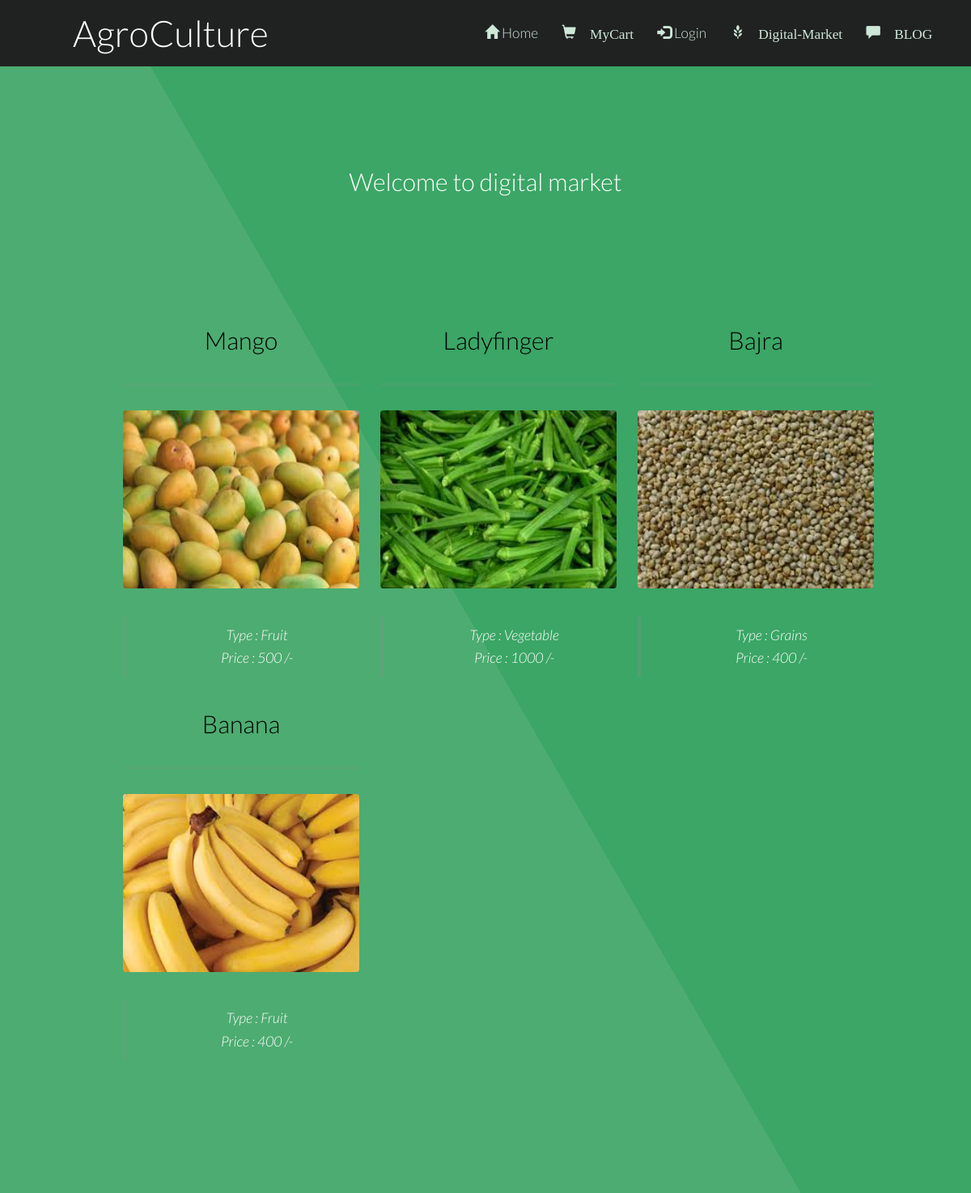
/productMenu.php, run on the app's committed database.
### tables this page shows
CREATE TABLE `fproduct` (
  `fid` int(255) NOT NULL,
  `pid` int(255) NOT NULL,
  `product` varchar(255) NOT NULL,
  `pcat` varchar(255) NOT NULL,
  `pinfo` varchar(255) NOT NULL,
  `price` float NOT NULL,
  `pimage` varchar(255) NOT NULL DEFAULT 'blank.png',
  `picStatus` int(10) NOT NULL DEFAULT 0
);

### productMenu.php (the view, shortened to what this page needs)
<?php
	require 'db.php';
?>
<!DOCTYPE html>
<html lang="en">
	<head>
		<link href="bootstrap\css\bootstrap.min.css" rel="stylesheet">
		<link rel="stylesheet" href="login.css"/>
	</head>
	<body class>
		<?php
			require 'menu.php';
		?>
			<section id="main" class="wrapper style1 align-center" >
				<div class="container">
						<h2>Welcome to digital market</h2>
				<section id="two" class="wrapper style2 align-center">
				<div class="container">
				<?php
					if(!isset($_GET['type']) OR $_GET['type'] == "all")
					{
					 	$sql = "SELECT * FROM fproduct WHERE 1";
					}
					$result = mysqli_query($conn, $sql);
					?>
					<div class="row">
					<?php
						while($row = $result->fetch_array()):
							$picDestination = "images/productImages/".$row['pimage'];
						?>
							<div class="col-md-4">
							<section>
							<strong><h2 class="title" style="color:black; "><?php echo $row['product'].'';?></h2></strong>
							<a href="review.php?pid=<?php echo $row['pid'] ;?>" > <img class="image fit" src="<?php echo $picDestination;?>" height="220px;"  /></a>
							<div style="align: left">
							<blockquote><?php echo "Type : ".$row['pcat'].'';?><br><?php echo "Price : ".$row['price'].' /-';?><br></blockquote>
						</section>
						</div>
						<?php endwhile;	?>
					</div>
			</section>
			</section>
	</body>
</html>

### menu.php
<?php
	if(isset($_SESSION['logged_in']) AND $_SESSION['logged_in'] == 1)
	{
		$loginProfile = "My Profile: ". $_SESSION['Username'];
		$logo = "glyphicon glyphicon-user";
		if($_SESSION['Category']!= 1)
		{
			$link = "Login/profile.php";
		}
		else {
				$link = "profileView.php";
		}
	}
	else
	{
		$loginProfile = "Login";
		$link = "index.php";
		$logo = "glyphicon glyphicon-log-in";
	}
?>
<!DOCTYPE html>
			<header id="header">
				<h1><a href="index.php">AgroCulture</a></h1>
				<nav id="nav">
					<ul>
						<li><a href="index.php"><span class="glyphicon glyphicon-home"></span> Home</a></li>
						<li><a href="myCart.php"><span class="glyphicon glyphicon-shopping-cart"> MyCart</a></li>
						<li><a href="<?= $link; ?>"><span class="<?php echo $logo; ?>"></span><?php echo" ". $loginProfile; ?></a></li>
						<li><a href="market.php"><span class="glyphicon glyphicon-grain"> Digital-Market</a></li>
						<li><a href="blogView.php"><span class="glyphicon glyphicon-comment"> BLOG</a></li>
					</ul>
				</nav>
			</header>
	</body>
</html>

### login.css (style rules this page uses)
.container { padding: 16px; }

### css/style.css (style rules this page uses)
body { background: #fff; }
body, input, select, textarea { color: #444; font-family: "Lato", Helvetica, sans-serif; font-size: 15pt; font-weight: 300; line-height: 1.65em; }
a { color: #4dac71; text-decoration: underline; }
strong, b { color: #666; font-weight: 400; }
h1, h2, h3, h4, h5, h6 { color: #666; font-weight: 300; line-height: 1em; margin: 0 0 1em 0; }
h1 a, h2 a, h3 a, h4 a, h5 a, h6 a { color: inherit; text-decoration: none; }
h2 { font-size: 1.75em; line-height: 1.5em; }
blockquote { border-left: solid 4px rgba(144, 144, 144, 0.25); font-style: italic; margin: 0 0 2em 0; padding: 0.5em 0 0.5em 2em; }
.align-center { text-align: center; }
.image { border-radius: 4px; border: 0; display: inline-block; position: relative; }
.image.fit { display: block; margin: 0 0 2em 0; width: 100%; }
ul { list-style: disc; margin: 0 0 2em 0; padding-left: 1em; }
ul li { padding-left: 0.5em; }
#header { background-color: #202222; color: #ffffff; cursor: default; height: 4.75em; line-height: 4.75em; width: 100%; z-index: 10000; }
#header h1 { color: #ffffff; height: inherit; left: 2.5em; line-height: inherit; margin: 0; padding: 0; position: absolute; top: 0; }
#header h1 a { font-size: 1.25em; }
#header nav { height: inherit; line-height: inherit; position: absolute; right: 2.75em; top: 0; vertical-align: middle; }
#header nav > ul { list-style: none; margin: 0; padding-left: 0; }
#header nav > ul > li { border-radius: 4px; display: inline-block; margin-left: 1.5em; padding-left: 0; }
#header nav > ul > li a { -moz-transition: color 0.2s ease-in-out; -webkit-transition: color 0.2s ease-in-out; -o-transition: color 0.2s ease-in-out; -ms-transition: color 0.2s ease-in-out; transition: color 0.2s ease-in-out; color: #cee8d8; display: inline-block; text-decoration: none; }
#header nav > ul > li:first-child { margin-left: 0; }
.wrapper { padding: 6em 0em 4em; }
.wrapper.style1 { background-color: #3ba666; -moz-background-image: linear-gradient(60deg, #4dac71 50%, #3ba666 50%); -webkit-background-image: linear-gradient(60deg, #4dac71 50%, #3ba666 50%); -o-background-image: linear-gradient(60deg, #4dac71 50%, #3ba666 50%); -ms-background-image: linear-gradient(60deg, #4dac71 50%, #3ba666 50%); background-image: linear-gradient(60deg, #4dac71 50%, #3ba666 50%); color: #ffffff; }
.wrapper.style1 h2 { color: #ffffff; }
.wrapper.style2 .title, .wrapper.style2 header { border-bottom: medium double rgba(144, 144, 144, 0.25); padding-bottom: 1em; }

### css/style-xlarge.css (style rules this page uses)
body, input, select, textarea { font-size: 13pt; }

### css/style-large.css (style rules this page uses)
body, input, select, textarea { font-size: 13pt; }

### data on the page
fproduct: product "Mango", pimage (picture), pcat "Fruit", price "500"
fproduct: product "Ladyfinger", pimage (picture), pcat "Vegetable", price "1000"
fproduct: product "Bajra", pimage (picture), pcat "Grains", price "400"
fproduct: product "Banana", pimage (picture), pcat "Fruit", price "400"

### other printed values
$loginProfile "Login"
